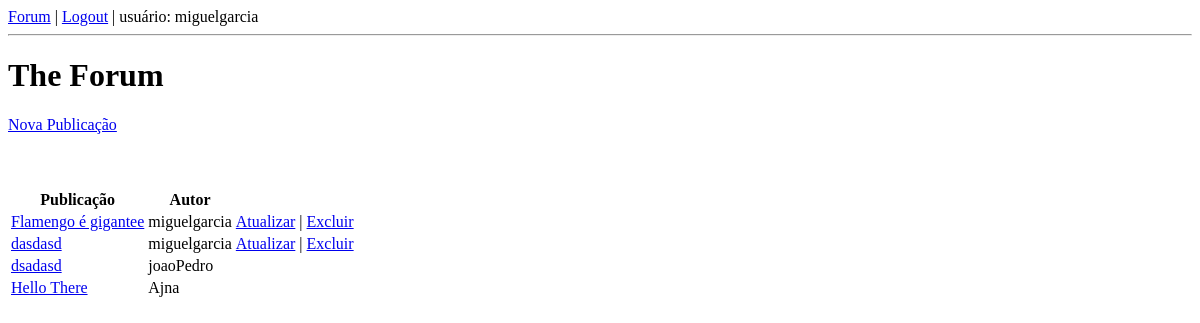
The page /forum/lista/ (signed in) on the database its author committed.
### forum/models.py (models this page shows, shortened)
class Publicacao(models.Model):
    id = models.AutoField(primary_key=True)
    titulo = models.CharField(
    max_length=100, help_text='Entre com o título:')
    texto = models.CharField(
    max_length=10000, help_text='Digite o texto da publicação:')
    autor = models.ForeignKey(User, on_delete=models.CASCADE,default=None, null=True)
    data_publicacao = models.DateTimeField(auto_now_add=True, blank=True, null=True)

### forum/views.py (the view)
# urls.py: path('lista/', views.PublicacaoListView.as_view(),
class PublicacaoListView(View):
    def get(self, request, *args, **kwargs):
        publicacoes = Publicacao.objects.all()
        contexto = { 'publicacoes': publicacoes, 'user':request.user}
        return render(
                request,
                'listaPublicacoes.html',
                contexto)

### forum/templates/listaPublicacoes.html (shortened to what this page needs)
{% load static %}
<!DOCTYPE html>
<html>
<head>
<link rel="stylesheet" href="{% static 'forum/css/estilo.css' %}">
</head>
<body>
    {% include 'links.html' %}
    <h1> The Forum </h1>
    <a href="{% url 'forum:cria-publicacao' %}">
        Nova Publicação
    </a>
    <br> <br> <br> <br>
    <table>
     <tr><th>Publicação</th><th>Autor</th><th></th></tr>
     {% if publicacoes %}
        {% for publicacao in publicacoes %}
            <tr>
            <td>
            <a href="{% url 'forum:ve-publicacao' pk=publicacao.id %}">{{ publicacao.titulo }}</a>
            </td>
            <td>{{ publicacao.autor }}</td>
            {% if publicacao.autor.username == user.username %}
            <td>
                <a href="{% url 'forum:atualiza-publicacao' pk=publicacao.id %}">Atualizar</a> |
                <a href="{% url 'forum:apaga-publicacao' pk=publicacao.id %}">Excluir</a>
            </td>
            {% else %}
            <td>
            </td>
            {% endif %}
        </tr>
    {% empty %}
    <tr><th colspan="5">Ninguém publicou ainda.</th></tr>
    {% endfor %}
    {% else %}
    <tr><th colspan="5">Ninguém publicou ainda.</th></tr>
    {% endif %}
</table>
</body>
</html>

### forum/templates/links.html
{% load static %}
    <a href="{% url 'forum:lista-publicacoes' %}">
    Forum</a> |
    {% if user.username  %}
    <a href="{% url 'sec-logout' %}">
        Logout</a>
    {% else %}
    <a href="{% url 'sec-login' %}">
        Login</a>
    {% endif %}
    <a>
        |  usuário: {% firstof user.username "visitante" %}
    </a>
    <hr>

### rows shown on the page
Publicacao: titulo "Flamengo é gigantee", autor "miguelgarcia", shows "Atualizar"
Publicacao: titulo "dasdasd", autor "miguelgarcia", shows "Atualizar"
Publicacao: titulo "dsadasd", autor "joaoPedro"
Publicacao: titulo "Hello There", autor "Ajna"
